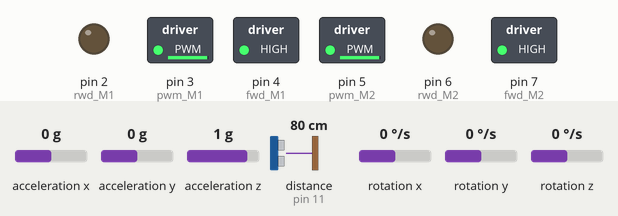
A program run on a simulated Arduino Nano, built with avr-gcc and run on an emulated ATmega328P. On the bench: switched loads named in the program (green lamp = pin HIGH), output pins drawn as LEDs (lit = HIGH). Wiring (inferred from the names in the program): MPU-6050 motion sensor at I2C address 0x68. Inputs (shaded band) come from the test bench; at power-on: distance to the obstacle (sensor on pin 11) 80 cm, acceleration x 0 g, acceleration y 0 g, acceleration z 1 g, rotation x 0 °/s, rotation y 0 °/s, rotation z 0 °/s.

Above: at 2.8 s.
2.9 s: distance to the obstacle (sensor on pin 11) set to 32 cm
4.4 s: distance to the obstacle (sensor on pin 11) set to 25 cm
At 4.8 s:
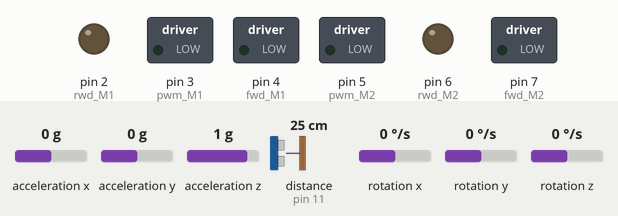
At 6.0 s:
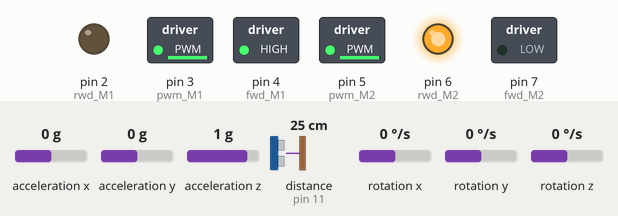
Timing chart, 0 to 7.5 s (numbered marks = the images above; inputs shaded):
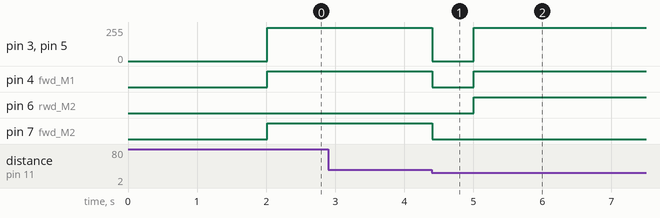

Measured:
- the behaviour switches between 29 and 28 cm on distance to the obstacle (sensor on pin 11) (found by bisection; images 0 and 1)
- after the input at 2.9 s, every drawn part: stays the same
- after the input at 4.4 s, pin 3 (pwm_M1), pin 5 (pwm_M2): 250/255 → 0/255 at once, → 250/255 0.60 s later; pin 4 (fwd_M1): HIGH → LOW at once, → HIGH 0.60 s later; pin 6 (rwd_M2): LOW → HIGH after 0.60 s; pin 7 (fwd_M2): HIGH → LOW at once

The program:

main.cpp
```cpp
#include <Arduino.h>
#include <Wire.h>
#include <SoftwareSerial.h>
#include <Ultrasonic.h>


// variaveis para contagem do tempo (ms)
unsigned long TOTAL_MillisA = 0;
unsigned long TOTAL_MillisB = 0;
unsigned long Millis = 0;
// Motor M1, Left Side
  const uint8_t pwm_M1 = 3;   // ENA1 - Enable and PWM
  const uint8_t fwd_M1 = 4;   // IN1 - Forward Drive
  const uint8_t rwd_M1 = 2;   // IN2 - Reverse Drive
  //-----------------
  // Motor M2, Right Side
  const uint8_t pwm_M2 = 5;   // ENB - Enable and PWM
  const uint8_t fwd_M2 = 7;   // IN3 - Forward Drive
  const uint8_t rwd_M2 = 6;  //  IN4 - Reverse Drive
//Configurando HCSR04
Ultrasonic HCSR04(10,11);
//Configurando bluetooth
float Gi = 131;
float Dist = 0;
int G = 0;

//Endereco I2C do MPU6050
const int MPU = 0x68;
//SCL     ->     A5
//SDA     ->     A4
//Variaveis para armazenar valores do acelerometro e giroscópio
float eixoX, eixoY, eixoZ, Tmp, GiX, GiY, GiZ;
float eixoXA, eixoYA, eixoZA, GiXA, GiYA, GiZA;
float Z = 0;
int Ctt = 0;
int CttA = 0;
int C = 0;
float Giro_Z = 0;
float Giro_ZA = 0;
int speed = 250;

void Solic_MPU6050();
void Contagem_giro();
void Em_frente();
void All_stop();
void Giro_Esquerda();
void Giro_Direita();
void fim();
// define pinos motor de


void setup() {
  // define banda de comunicação serial com computador
  Serial.begin(9600);
  // configura a escala de variação do giroscópio em graus/segundos
  Wire.begin();
  //Inicializa o MPU-6050
  Wire.beginTransmission(MPU);
  Wire.write(0x6B);
  Wire.write(0);
  Wire.endTransmission(true);
  delay(5);
  // configurando pinos do motor como OUT
  pinMode(pwm_M1, OUTPUT);
  pinMode(fwd_M1, OUTPUT);
  pinMode(rwd_M1, OUTPUT);
  pinMode(pwm_M2, OUTPUT);
  pinMode(fwd_M2, OUTPUT);
  pinMode(rwd_M2, OUTPUT);
}

void loop() {
  if(C == 0) {
    delay(2000);
    C = 1;
  }
  Dist = HCSR04.read(CM);
  while(Dist > 28) {
    Dist = HCSR04.read(CM);
    Em_frente();
  }
  All_stop();
  delay(600);
  G = 90;
  Giro_Direita();
  delay(600);
  Dist = HCSR04.read(CM);
  while(Dist > 25) {
    Dist = HCSR04.read(CM);
    Em_frente();
  }
  All_stop();
  delay(600);
  G = 70;
  Giro_Direita();
  delay(600);
  Dist = HCSR04.read(CM);
  while(Dist > 25) {
    Dist = HCSR04.read(CM);
    Em_frente();
  }
  All_stop();
  delay(600);
  G = 70;
  Giro_Esquerda();
  delay(600);
  Dist = HCSR04.read(CM);
  while(Dist > 28) {
    Dist = HCSR04.read(CM);
    Em_frente();
  }
  All_stop();
  fim();
}

void Giro_Direita(){
  // M1 Left
  // Ox
  analogWrite(pwm_M1, speed/1);
  digitalWrite(fwd_M1, HIGH);
  digitalWrite(rwd_M1, LOW);
  // M2 Right
  // xO
  analogWrite(pwm_M2, speed/1);
  digitalWrite(fwd_M2, LOW);
  digitalWrite(rwd_M2, HIGH);
  Contagem_giro();
}
void All_stop(){
  // M1 Left
  // Ox
  analogWrite(pwm_M1, LOW);
  digitalWrite(fwd_M1, LOW);
  digitalWrite(rwd_M1, LOW);
  // M2 Right
  // xO
  analogWrite(pwm_M2, LOW);
  digitalWrite(fwd_M2, LOW);
  digitalWrite(rwd_M2, LOW);
}
void Giro_Esquerda(){
  // M1 Left
  // Ox
  analogWrite(pwm_M1, speed/1);
  digitalWrite(fwd_M1, LOW);
  digitalWrite(rwd_M1, HIGH);
  // M2 Right
  // xO
  analogWrite(pwm_M2, speed/1);
  digitalWrite(fwd_M2, HIGH);
  digitalWrite(rwd_M2, LOW);
  Contagem_giro();

}

void Em_frente(){
  // M1 Left
  // Ox
  analogWrite(pwm_M1, speed/1);
  digitalWrite(fwd_M1, HIGH);
  digitalWrite(rwd_M1, LOW);
  // M2 Right
  // xO
  analogWrite(pwm_M2, speed/1);
  digitalWrite(fwd_M2, HIGH);
  digitalWrite(rwd_M2, LOW);
}
void Solic_MPU6050(){
  Wire.beginTransmission(MPU);
  Wire.write(0x3B);  // starting with register 0x3B (ACCEL_XOUT_H)
  Wire.endTransmission(false);
  //Solicita os dados do sensor
  Wire.requestFrom(MPU,14,true);
  //Armazena o valor dos sensores nas variaveis correspondentes
  eixoX=Wire.read()<<8|Wire.read();  //0x3B (ACCEL_XOUT_H) & 0x3C (ACCEL_XOUT_L)
  eixoY=Wire.read()<<8|Wire.read();  //0x3D (ACCEL_YOUT_H) & 0x3E (ACCEL_YOUT_L)
  eixoZ=Wire.read()<<8|Wire.read();  //0x3F (ACCEL_ZOUT_H) & 0x40 (ACCEL_ZOUT_L)
  Tmp=Wire.read()<<8|Wire.read();  //0x41 (TEMP_OUT_H) & 0x42 (TEMP_OUT_L)
  GiX=Wire.read()<<8|Wire.read();  //0x43 (GYRO_XOUT_H) & 0x44 (GYRO_XOUT_L)
  GiY=Wire.read()<<8|Wire.read();  //0x45 (GYRO_YOUT_H) & 0x46 (GYRO_YOUT_L)
  GiZ=Wire.read()<<8|Wire.read();  //0x47 (GYRO_ZOUT_H) & 0x48 (GYRO_ZOUT_L)
  if(GiZ < 0 ) GiZ = GiZ * -1; // converte para + em caso de -
  GiZA = GiZ/131; // converte o dado puro do MPU6050 para um range de 0 a 250º/s
}

void Contagem_giro() {
  while(Giro_ZA <= G){
    TOTAL_MillisA = millis(); //pega o valor inicial em ms.
    while(Millis <= 25){// enquanto não se passar 100ms ele pega valores do MPU6050
      Ctt++; //contador para média dos graus por segundo em 100ms
      Solic_MPU6050(); //func para salvar os dados puros do MPU6050.
      Z = Z + GiZA; //faz somatório dos valores de º/s para tirar média depois
      TOTAL_MillisB = millis();//pega valor em ms atual
      Millis = TOTAL_MillisB - TOTAL_MillisA; //vai atualizando Millis até estourar em 100ms
    }// após passar os 100ms, vamos calcular o quanto já girou
    Millis = 0;// zera millis para a proxima rotina
    Z = Z/Ctt; // tiramos a média dos valores em º/s
    Giro_Z = Z * 0.025; // multiplica o valor da média que é em º/s
                        // e multiplica por 0,1 que equivale a 0,1s ou 100ms
    Giro_ZA = Giro_ZA + Giro_Z; //a cada 100ms um valor já deslocado é adicionado ao giro.
    Ctt = 0; //zera o contador para média
    TOTAL_MillisA = millis(); //adiciona o novo valor para a próxima contagem dos 100ms
  }
  All_stop(); // após girar 90º no eixo Z, desliga os motores setando (LOW)
  Giro_ZA = 0;
}


void fim(){
  int x = 0;
  All_stop();
  while(x == 0)x=0;
}
```
